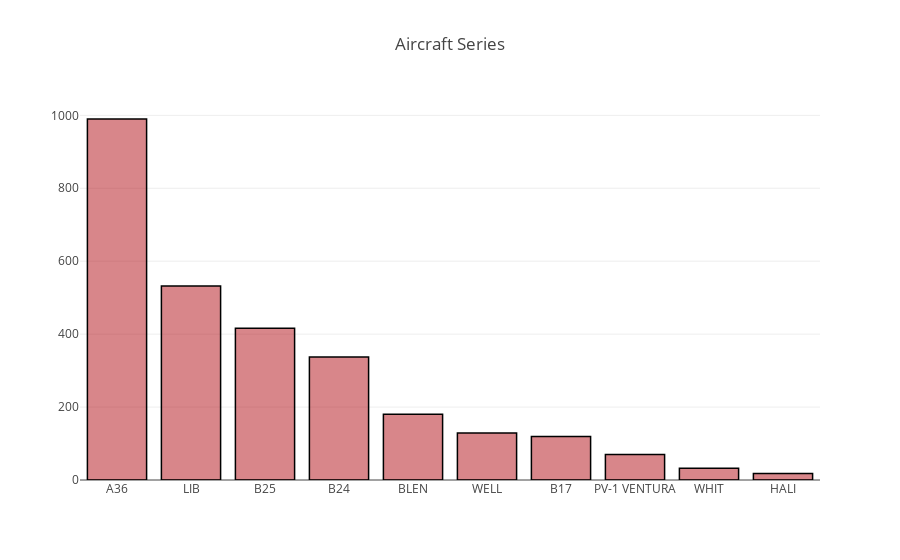

Source (notebook cell):
### Code cell
# Aircraft Series
data = aerial['Aircraft Series'].value_counts()
print(data[:10])
data = [go.Bar(
            x=data[:10].index,
            y=data[:10].values,
            hoverinfo = 'text',
            marker = dict(color = 'rgba(177, 14, 22, 0.5)',
                             line=dict(color='rgb(0,0,0)',width=1.5)),
    )]

layout = dict(
    title = 'Aircraft Series',
)
fig = go.Figure(data=data, layout=layout)

iplot(fig)

### Figure 1 — Plotly figure (JSON) as saved in the notebook; plotly's stock layout.template omitted (floating-point values rounded to 4 significant figures)
{"data": [{"hoverinfo": "text", "marker": {"color": "rgba(177, 14, 22, 0.5)", "line": {"color": "rgb(0,0,0)", "width": 1.5}}, "type": "bar", "x": ["A36", "LIB", "B25", "B24", "BLEN", "WELL", "B17", "PV-1 VENTURA", "WHIT", "HALI"], "y": [990, 532, 416, 337, 180, 129, 119, 70, 32, 18]}], "layout": {"title": "Aircraft Series"}}
